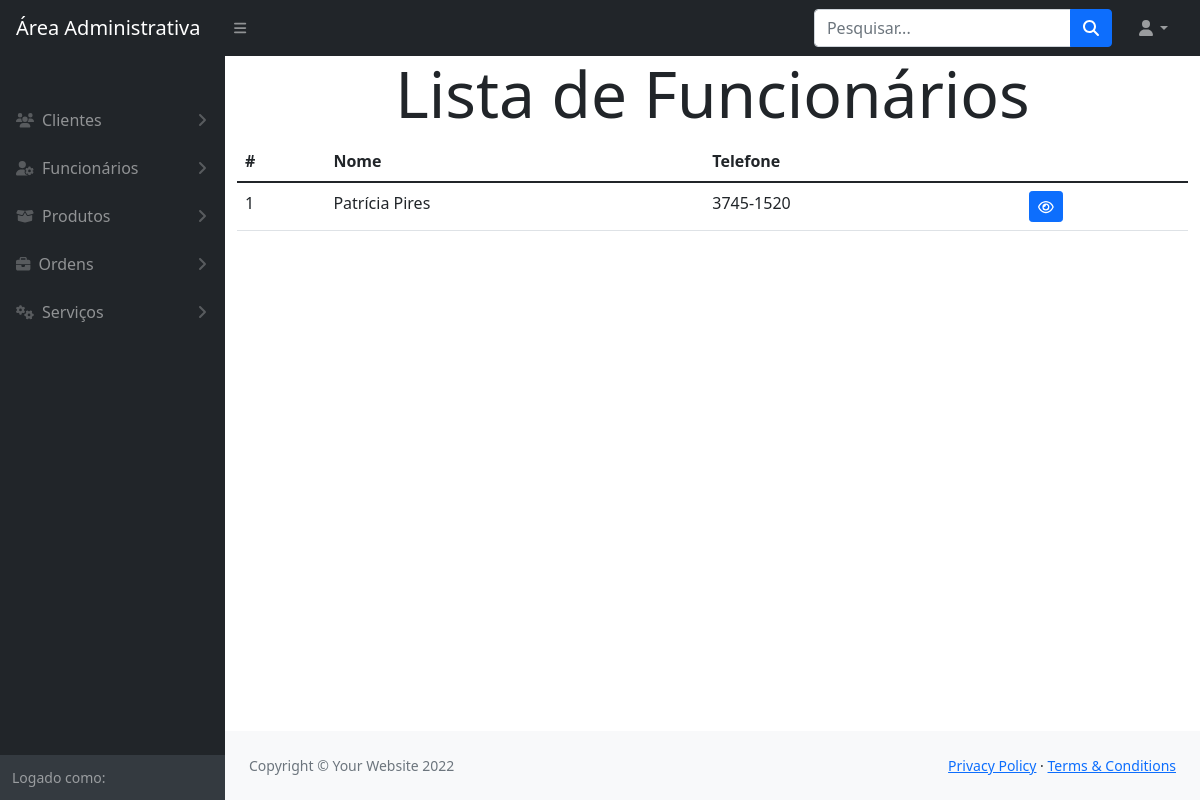
/modulos/funcionarios/index.php, run on an earlier commit of the app's database.
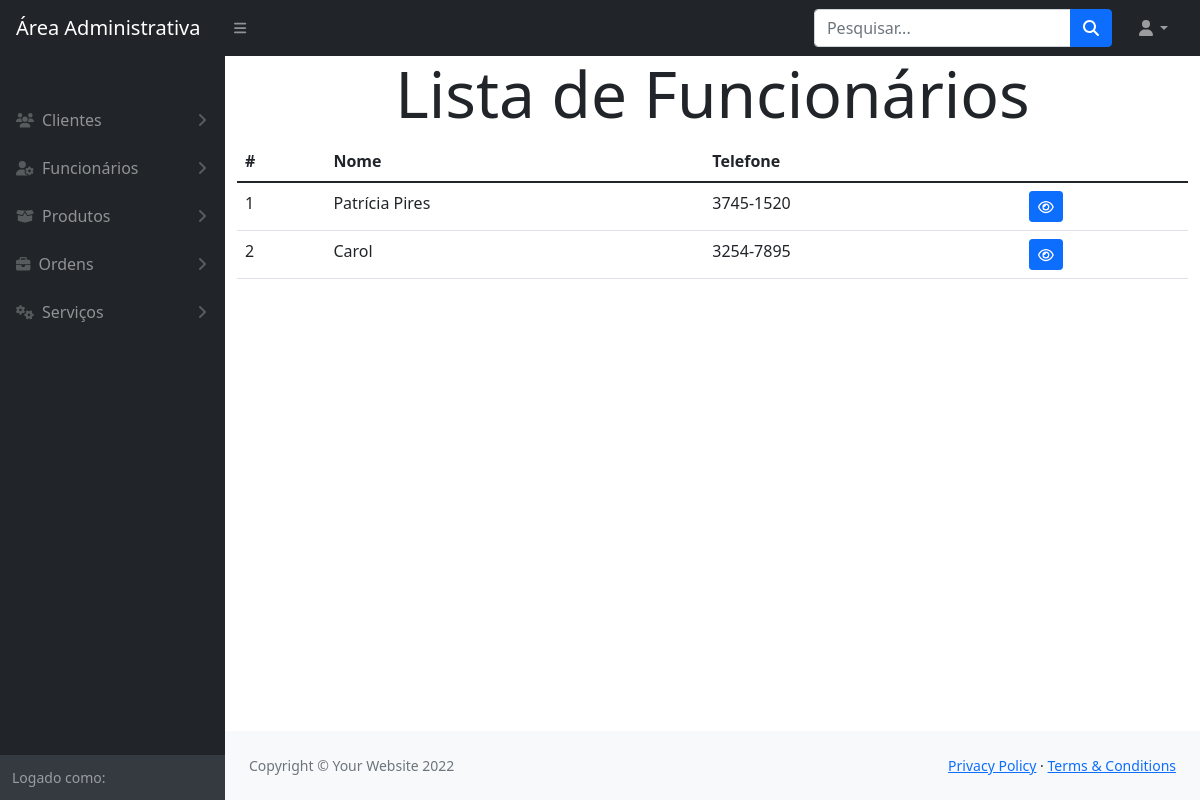
And on a later commit of the database.
### tables this page shows
CREATE TABLE `funcionario` (
  `IDFUN` int(11) NOT NULL,
  `nomeFUN` varchar(105) NOT NULL,
  `emailFUN` varchar(105) NOT NULL,
  `cnpjFUN` varchar(25) NOT NULL,
  `telFUN` varchar(20) NOT NULL
);

### funcoes/conexao.php (called while the page is built, shortened)
<?php
    function retornaDados($sql)
    {
        $pdo = $GLOBALS['conexaoBanco'];
        $resultado = $pdo->query($sql);
        return $resultado->fetchAll();
    }
?>

### modulos/funcionarios/index.php (the view, shortened to what this page needs)
<?php
    $sql = "SELECT * FROM funcionario";
    $funcionarios = retornaDados($sql);
?>
<!DOCTYPE html>
<html lang="en">
    <?php include_once path('template/head.php') ?>
    <body class="sb-nav-fixed">
        <?php include_once path('template/navbar.php') ?>
        <div id="layoutSidenav">
            <?php include_once path('template/sidebar.php') ?>
            <div id="layoutSidenav_content">
                <main class="container">
                    <h1 class="text-center display-3">Lista de Funcionários</h1>
                    <table class="table">
                        <thead>
                            <tr>
                                <th>#</th>
                                <th>Nome</th>
                                <th>Telefone</th>
                                <th></th>
                            </tr>
                        </thead>
                        <tbody>
                            <?php foreach($funcionarios as $funcionario){ ?>
                                <tr>
                                    <td><?= $funcionario['IDFUN'] ?></td>
                                    <td><?= $funcionario['nomeFUN'] ?></td>
                                    <td><?= $funcionario['telFUN'] ?></td>
                                    <td>
                                        <a class="btn btn-primary btn-sm" href="visualizar.php?id=<?= $funcionario['IDFUN'] ?>"><i class="fa-regular fa-eye"></i></a>
                                    </td>
                                </tr>
                            <?php } ?>
                        </tbody>
                    </table>
                </main>
                <?php include_once path('template/footer.php') ?>
            </div>
        </div>
    </body>
</html>

What changed in the data, as far as the page shows it:
added funcionario: IDFUN "2", nomeFUN "Carol", telFUN "3254-7895"
